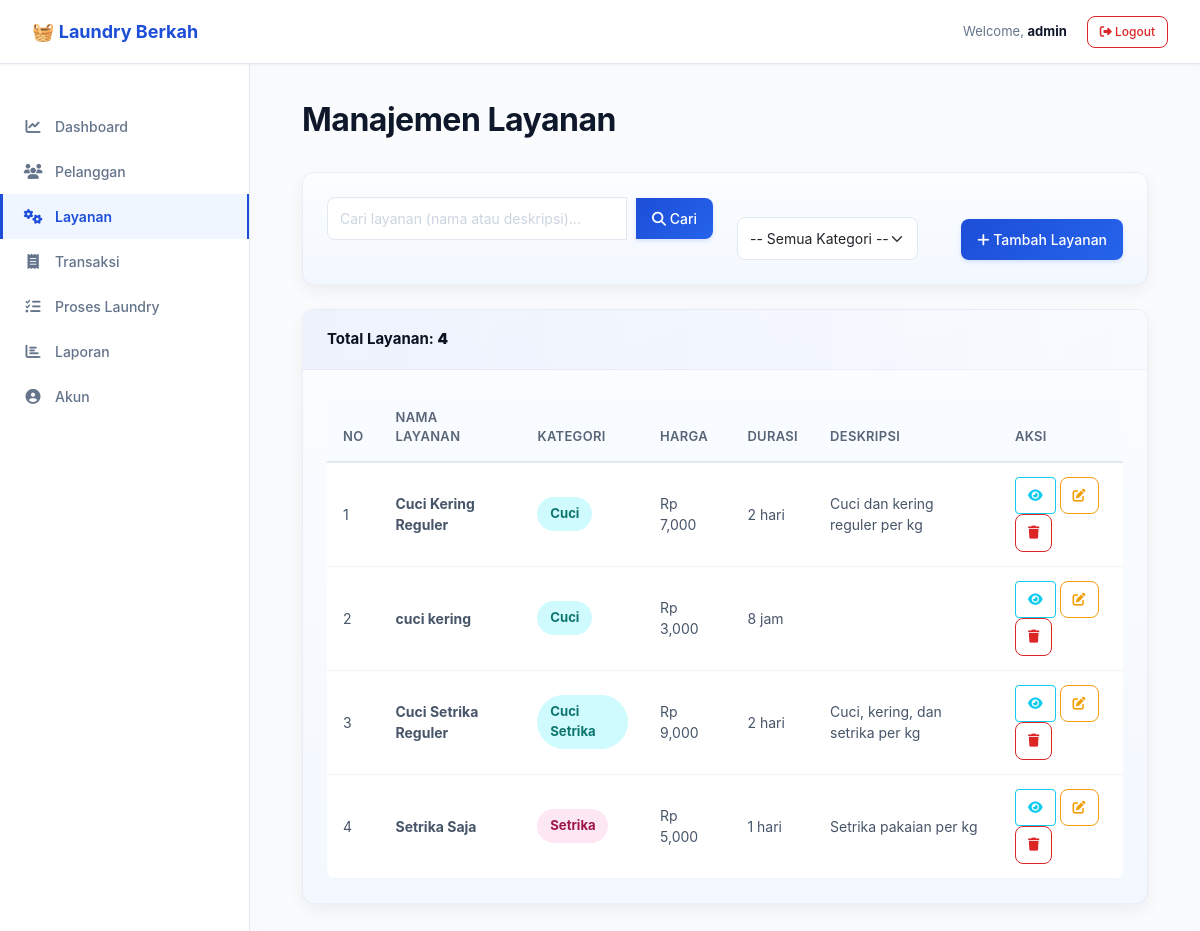
/layanan/ (signed in), run on an earlier commit of the app's database.
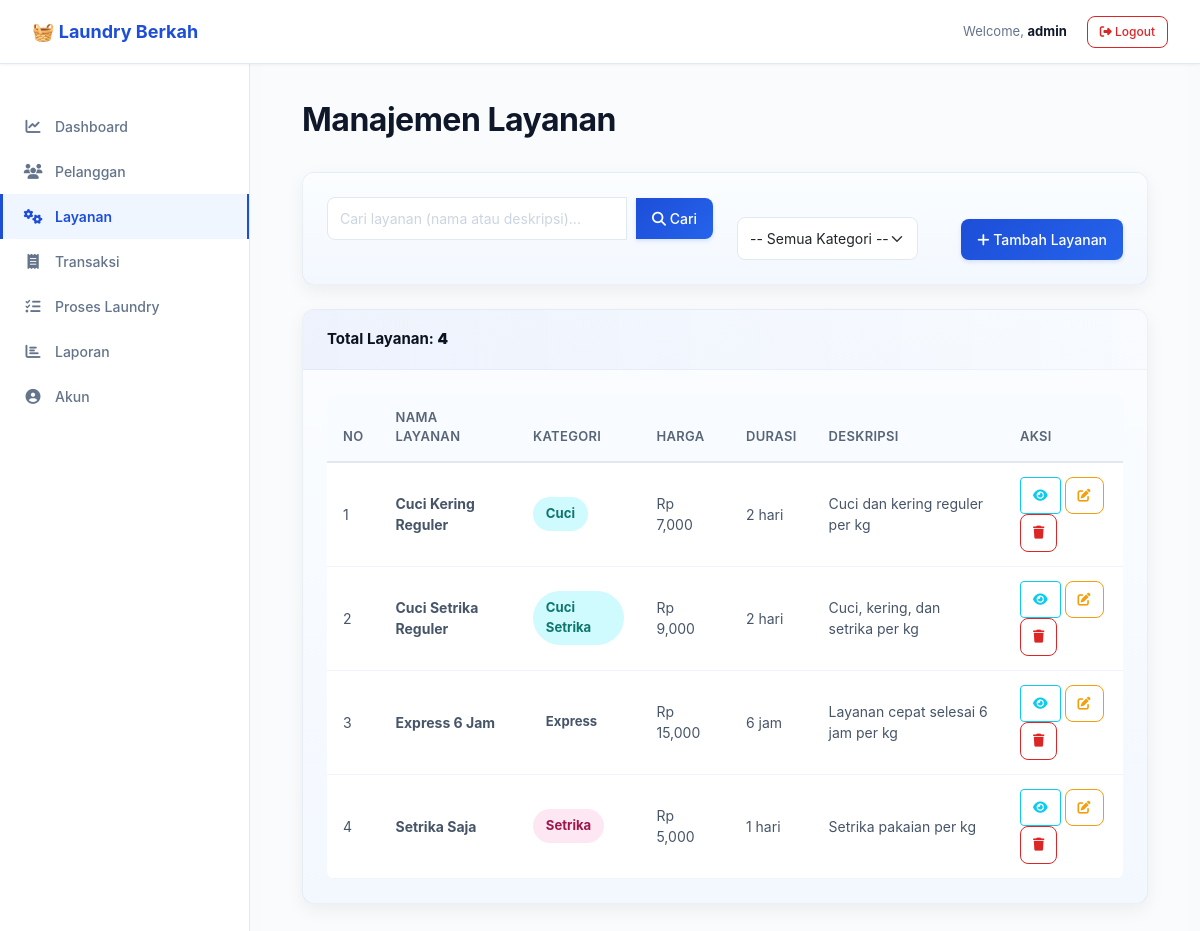
And on a later commit of the database.
### app/models/layanan.py (models this page shows, shortened)
class Layanan(BaseModel):
    __tablename__ = 'app_layanan'
    id_layanan = db.Column(db.Integer, primary_key=True)
    nama = db.Column(db.String(100), nullable=False)
    harga = db.Column(db.Numeric(10, 2), nullable=False)
    durasi = db.Column(db.Integer, nullable=True)  # Durasi dalam hari
    durasi_unit = db.Column(db.String(20), default='hari')  # hari, jam
    deskripsi = db.Column(db.Text, nullable=True)
    kategori = db.Column(db.String(50), nullable=True)  # Cuci, Kering, Setrika, dll
    is_active = db.Column(db.Boolean, default=True)
    detail_transaksi = db.relationship('DetailTransaksi', backref='layanan', lazy=True)

### app/layanan/routes.py (the view)
@layanan_bp.route('/')
def index():
    if login_required():
        return login_required()
    access = require_role('Admin', 'Operator')
    if access:
        return access
    page = request.args.get('page', 1, type=int)
    search = request.args.get('search', '', type=str)
    kategori = request.args.get('kategori', '', type=str)
    per_page = 10
    layanan_list, total_count, total_pages = LayananService.get_all_layanan(
        page=page,
        per_page=per_page,
        search=search if search else None,
        kategori=kategori if kategori else None
    )
    kategori_list = LayananService.get_kategori_list()
    return render_template(
        'layanan/layanan.html',
        layanan=layanan_list,
        total_count=total_count,
        total_pages=total_pages,
        current_page=page,
        search=search,
        kategori=kategori,
        kategori_list=kategori_list,
        active_page='layanan'
    )

### app.py (called while the page is built)
@app.before_request
def before_request():
    pass

@app.after_request
def after_request(response):
    response.headers['X-Content-Type-Options'] = 'nosniff'
    response.headers['X-Frame-Options'] = 'SAMEORIGIN'
    response.headers['X-XSS-Protection'] = '1; mode=block'
    return response

### app/layanan/services.py (called while the page is built, shortened)
    @staticmethod
    def get_all_layanan(page=1, per_page=10, search=None, kategori=None):
        try:
            query = Layanan.query.filter_by(is_active=True)
            if kategori:
                query = query.filter_by(kategori=kategori)
            query = query.order_by(
                Layanan.kategori.asc(),
                Layanan.nama.asc()
            )
            paginated = query.paginate(page=page, per_page=per_page, error_out=False)
            return paginated.items, paginated.total, paginated.pages
        except Exception as e:
            print(f"Error in get_all_layanan: {str(e)}")
            return [], 0, 0

### app/utils/auth.py (called while the page is built)
def login_required():
    if 'user_id' not in session:
        return redirect(url_for('auth.login'))
    return None

### app/templates/layanan/layanan.html (shortened to what the changed rows need)
{% extends 'layout/base.html' %}
{% set active_page = 'layanan' %}
{% block content %}
    <div class="card">
        <div class="card-body">
            {% if layanan %}
                <div class="table-responsive">
                    <table class="table align-middle">
                        <thead>
                            <tr>
                                <th>No</th>
                                <th>Nama Layanan</th>
                                <th>Kategori</th>
                                <th>Harga</th>
                                <th>Durasi</th>
                                <th>Deskripsi</th>
                                <th>Aksi</th>
                            </tr>
                        </thead>
                        <tbody>
                            {% for l in layanan %}
                                <tr>
                                    <td>{{ loop.index + (current_page - 1) * 10 }}</td>
                                    <td><strong>{{ l.nama }}</strong></td>
                                    <td><span class="badge-kategori badge-{{ l.kategori|lower }}">{{ l.kategori }}</span></td>
                                    <td>Rp {{ "{:,.0f}".format(l.harga) }}</td>
                                    <td>{{ l.durasi }} {{ l.durasi_unit }}</td>
                                    <td>{{ l.deskripsi[:50] if l.deskripsi else '' }}{% if l.deskripsi and l.deskripsi|length > 50 %}...{% endif %}</td>
                                    <td>
                                        <a href="{{ url_for('layanan.detail', id_layanan=l.id_layanan) }}" class="btn btn-sm btn-outline-info" title="Lihat">
                                            <i class="fas fa-eye"></i>
                                        </a>
                                        <a href="{{ url_for('layanan.edit', id_layanan=l.id_layanan) }}" class="btn btn-sm btn-outline-warning" title="Edit">
                                            <i class="fas fa-edit"></i>
                                        </a>
                                        <button class="btn btn-sm btn-outline-danger" onclick="confirmDelete({{ l.id_layanan }})" title="Hapus">
                                            <i class="fas fa-trash"></i>
                                        </button>
                                    </td>
                                </tr>
                            {% endfor %}
                        </tbody>
                    </table>
                </div>
            {% else %}
                <div class="empty-state">
                    <div class="empty-state-icon">🛠️</div>
                    <p>Belum ada layanan terdaftar</p>
                </div>
            {% endif %}
        </div>
    </div>
{% endblock %}

What changed in the data, as far as the page shows it:
removed Layanan: nama "cuci kering", kategori "Cuci", harga "3,000", durasi "8", durasi_unit "jam"
now on this page (row edited): Layanan: nama "Express 6 Jam", kategori "Express", harga "15,000", durasi "6", durasi_unit "jam", deskripsi "Layanan cepat selesai 6 jam per kg"
